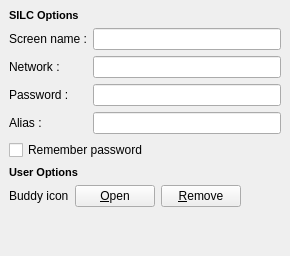
            <widget class="QWidget" name="silcPage" >
             <layout class="QGridLayout" >
              <property name="margin" >
               <number>9</number>
              </property>
              <property name="spacing" >
               <number>6</number>
              </property>
              <item row="0" column="0" >
               <layout class="QGridLayout" >
                <property name="margin" >
                 <number>0</number>
                </property>
                <property name="spacing" >
                 <number>6</number>
                </property>
                <item row="2" column="0" >
                 <layout class="QHBoxLayout" >
                  <property name="margin" >
                   <number>0</number>
                  </property>
                  <property name="spacing" >
                   <number>6</number>
                  </property>
                  <item>
                   <widget class="QLabel" name="label_67" >
                    <property name="text" >
                     <string>Buddy icon</string>
                    </property>
                   </widget>
                  </item>
                  <item>
                   <widget class="QPushButton" name="silcOpenPushButton" >
                    <property name="text" >
                     <string>&amp;Open</string>
                    </property>
                   </widget>
                  </item>
                  <item>
                   <widget class="QPushButton" name="silcRemovePushButton" >
                    <property name="text" >
                     <string>&amp;Remove</string>
                    </property>
                   </widget>
                  </item>
                  <item>
                   <spacer>
                    <property name="orientation" >
                     <enum>Qt::Horizontal</enum>
                    </property>
                    <property name="sizeHint" >
                     <size>
                      <width>40</width>
                      <height>20</height>
                     </size>
                    </property>
                   </spacer>
                  </item>
                 </layout>
                </item>
                <item row="0" column="0" >
                 <layout class="QGridLayout" >
                  <property name="margin" >
                   <number>0</number>
                  </property>
                  <property name="spacing" >
                   <number>6</number>
                  </property>
                  <item row="0" column="0" >
                   <widget class="QLabel" name="label_61" >
                    <property name="text" >
                     <string>&lt;html>&lt;head>&lt;meta name="qrichtext" content="1" />&lt;/head>&lt;body style=" white-space: pre-wrap; font-family:MS Shell Dlg; font-size:8.25pt; font-weight:400; font-style:normal; text-decoration:none;">&lt;p style=" margin-top:0px; margin-bottom:0px; margin-left:0px; margin-right:0px; -qt-block-indent:0; text-indent:0px;">&lt;span style=" font-weight:600;">SILC Options&lt;/span>&lt;/p>&lt;/body>&lt;/html></string>
                    </property>
                   </widget>
                  </item>
                  <item row="2" column="0" >
                   <widget class="QCheckBox" name="silcRememberPasswordCheckBox" >
                    <property name="text" >
                     <string>Remember password</string>
                    </property>
                   </widget>
                  </item>
                  <item row="1" column="0" >
                   <layout class="QGridLayout" >
                    <property name="margin" >
                     <number>0</number>
                    </property>
                    <property name="spacing" >
                     <number>6</number>
                    </property>
                    <item row="2" column="0" >
                     <widget class="QLabel" name="label_64" >
                      <property name="text" >
                       <string>Password :</string>
                      </property>
                     </widget>
                    </item>
                    <item row="3" column="0" >
                     <widget class="QLabel" name="label_65" >
                      <property name="text" >
                       <string>Alias :</string>
                      </property>
                     </widget>
                    </item>
                    <item row="0" column="0" >
                     <widget class="QLabel" name="label_62" >
                      <property name="text" >
                       <string>Screen name :</string>
                      </property>
                     </widget>
                    </item>
                    <item row="3" column="1" >
                     <widget class="QLineEdit" name="silcAliasEdit" />
                    </item>
                    <item row="1" column="0" >
                     <widget class="QLabel" name="label_63" >
                      <property name="text" >
                       <string>Network :</string>
                      </property>
                     </widget>
                    </item>
                    <item row="1" column="1" >
                     <widget class="QLineEdit" name="silcNetworkEdit" />
                    </item>
                    <item row="2" column="1" >
                     <widget class="QLineEdit" name="silcPasswordEdit" >
                      <property name="echoMode" >
                       <enum>QLineEdit::Password</enum>
                      </property>
                     </widget>
                    </item>
                    <item row="0" column="1" >
                     <widget class="QLineEdit" name="silcSreenNameEdit" />
                    </item>
                   </layout>
                  </item>
                 </layout>
                </item>
                <item row="1" column="0" >
                 <widget class="QLabel" name="label_66" >
                  <property name="text" >
                   <string>&lt;html>&lt;head>&lt;meta name="qrichtext" content="1" />&lt;/head>&lt;body style=" white-space: pre-wrap; font-family:MS Shell Dlg; font-size:8.25pt; font-weight:400; font-style:normal; text-decoration:none;">&lt;p style=" margin-top:0px; margin-bottom:0px; margin-left:0px; margin-right:0px; -qt-block-indent:0; text-indent:0px;">&lt;span style=" font-weight:600;">User Options&lt;/span>&lt;/p>&lt;/body>&lt;/html></string>
                  </property>
                 </widget>
                </item>
               </layout>
              </item>
              <item row="1" column="0" >
               <spacer>
                <property name="orientation" >
                 <enum>Qt::Vertical</enum>
                </property>
                <property name="sizeHint" >
                 <size>
                  <width>20</width>
                  <height>40</height>
                 </size>
                </property>
               </spacer>
              </item>
             </layout>
            </widget>
